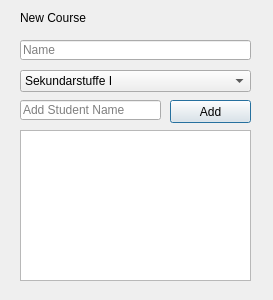
<?xml version="1.0" encoding="UTF-8"?>
<ui version="4.0">
 <class>new_course_dialog</class>
 <widget class="QDialog" name="new_course_dialog">
  <property name="geometry">
   <rect>
    <x>0</x>
    <y>0</y>
    <width>273</width>
    <height>300</height>
   </rect>
  </property>
  <property name="windowTitle">
   <string>Neuer Kurs</string>
  </property>
  <widget class="QLabel" name="label">
   <property name="geometry">
    <rect>
     <x>20</x>
     <y>10</y>
     <width>91</width>
     <height>16</height>
    </rect>
   </property>
   <property name="text">
    <string>New Course</string>
   </property>
  </widget>
  <widget class="QLineEdit" name="name_input">
   <property name="geometry">
    <rect>
     <x>20</x>
     <y>40</y>
     <width>231</width>
     <height>20</height>
    </rect>
   </property>
   <property name="placeholderText">
    <string>Name</string>
   </property>
  </widget>
  <widget class="QComboBox" name="sek_input">
   <property name="geometry">
    <rect>
     <x>20</x>
     <y>70</y>
     <width>231</width>
     <height>22</height>
    </rect>
   </property>
   <property name="editable">
    <bool>false</bool>
   </property>
   <property name="currentText">
    <string>Sekundarstuffe I</string>
   </property>
   <property name="currentIndex">
    <number>0</number>
   </property>
   <item>
    <property name="text">
     <string>Sekundarstuffe I</string>
    </property>
   </item>
   <item>
    <property name="text">
     <string>Sekundarstuffe II</string>
    </property>
   </item>
  </widget>
  <widget class="QLineEdit" name="add_student_input">
   <property name="geometry">
    <rect>
     <x>20</x>
     <y>100</y>
     <width>141</width>
     <height>20</height>
    </rect>
   </property>
   <property name="placeholderText">
    <string>Add Student Name</string>
   </property>
  </widget>
  <widget class="QPushButton" name="add_student_button">
   <property name="geometry">
    <rect>
     <x>170</x>
     <y>100</y>
     <width>81</width>
     <height>23</height>
    </rect>
   </property>
   <property name="text">
    <string>Add</string>
   </property>
  </widget>
  <widget class="QPlainTextEdit" name="students_textbox">
   <property name="geometry">
    <rect>
     <x>20</x>
     <y>130</y>
     <width>231</width>
     <height>151</height>
    </rect>
   </property>
   <property name="readOnly">
    <bool>true</bool>
   </property>
  </widget>
 </widget>
 <resources/>
 <connections/>
</ui>
